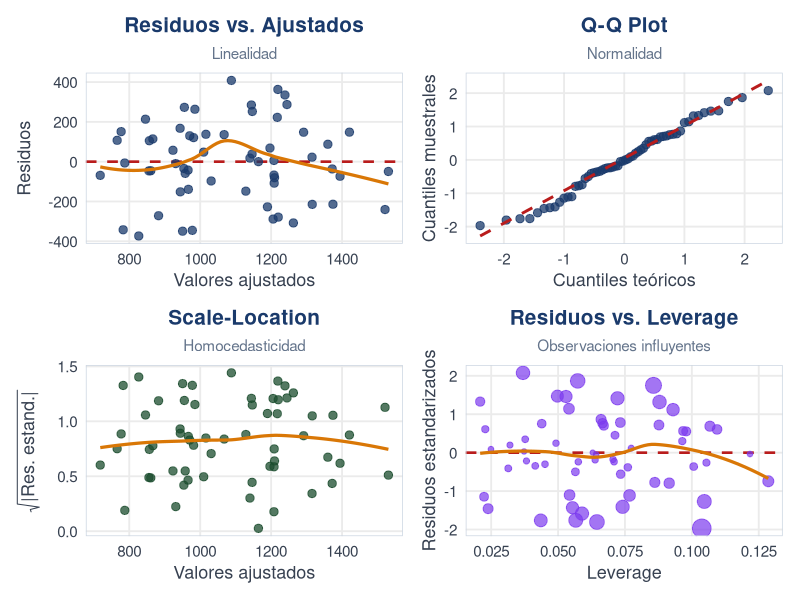
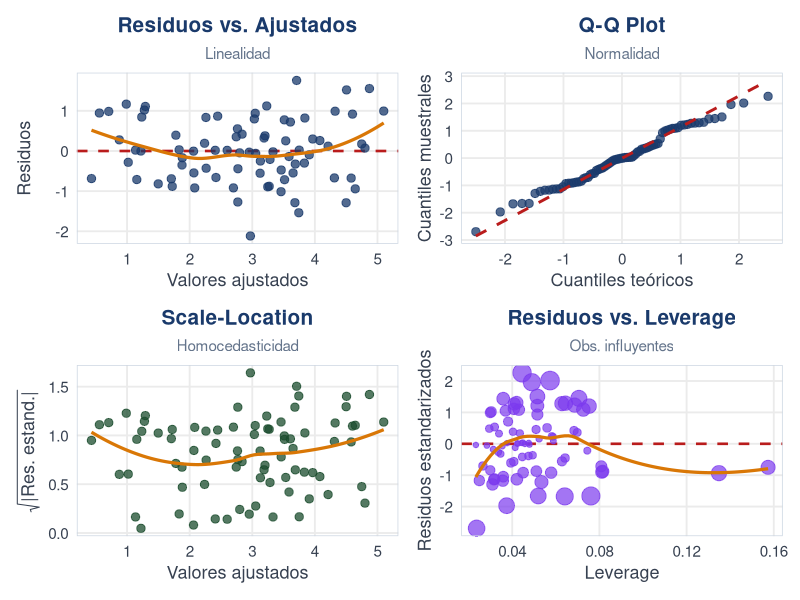
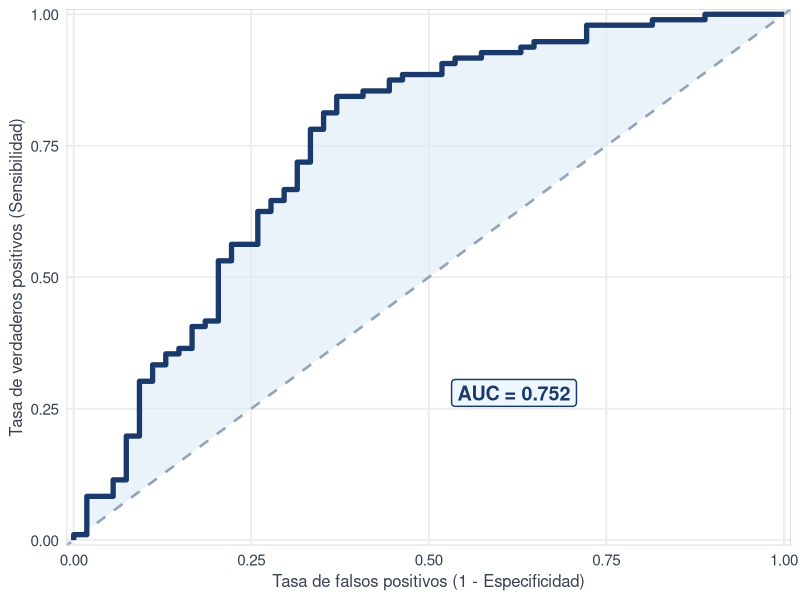
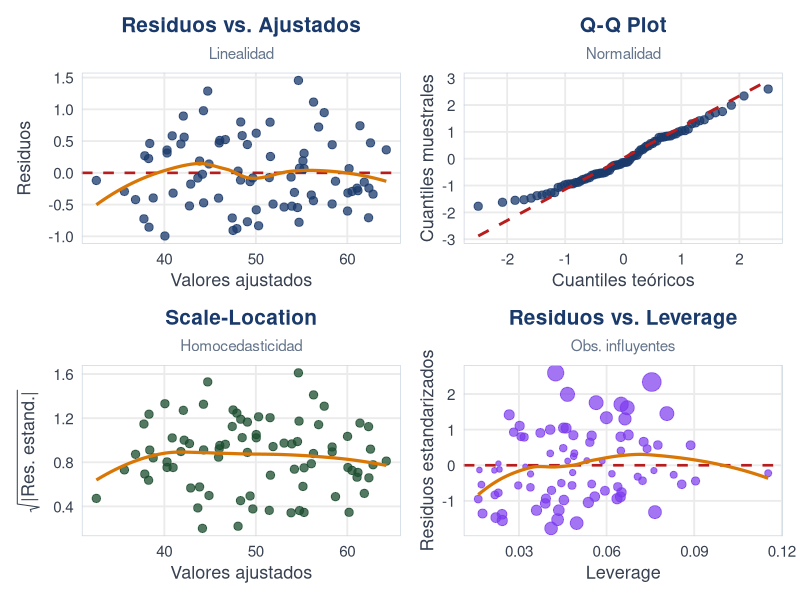

Reproduce these figures in R, in order.
## ---- chunk 1
#| echo: false
#| message: false
#| warning: false
set.seed(17)
n <- 60
fertilizante <- runif(n, 80, 300)
altitud <- runif(n, 1200, 1900)
densidad <- runif(n, 4000, 8000)
rendimiento <- 800 + 1.8 * fertilizante - 0.5 * altitud +
  0.12 * densidad + rnorm(n, 0, 180)
datos <- data.frame(rendimiento, fertilizante, altitud, densidad)

vif_manual <- function(modelo) {
  X <- as.data.frame(model.matrix(modelo)[, -1, drop = FALSE])
  nombres <- names(X)
  sapply(nombres, function(var) {
    formula <- as.formula(paste(var, "~ ."))
    r2 <- summary(lm(formula, data = X))$r.squared
    1 / (1 - r2)
  })
}

modelo <- lm(rendimiento ~ fertilizante + altitud + densidad, data = datos)
## ---- chunk 2
#| echo: false
#| warning: false
#| message: false
#| fig-width: 20
#| fig-height: 4.8
#| out-width: "100%"
library(ggplot2); library(patchwork)

df_d <- data.frame(
  ajustados = fitted(modelo),
  residuos  = residuals(modelo),
  std_res   = rstandard(modelo),
  sqrt_std  = sqrt(abs(rstandard(modelo))),
  leverage  = hatvalues(modelo),
  cooks     = cooks.distance(modelo)
)

tema_d <- theme_minimal(base_size = 14) +
  theme(
    plot.title       = element_text(face = "bold", hjust = 0.5,
                                    size = 15, color = "#1a3a6b"),
    plot.subtitle    = element_text(hjust = 0.5, size = 11, color = "#64748b"),
    axis.title       = element_text(size = 13, color = "#374151"),
    axis.text        = element_text(size = 11, color = "#374151"),
    panel.grid.minor = element_blank(),
    panel.border     = element_rect(color = "#cbd5e1", fill = NA, linewidth = 0.5)
  )

# 1. Residuos vs Ajustados
p1 <- ggplot(df_d, aes(ajustados, residuos)) +
  geom_hline(yintercept = 0, linetype = "dashed", color = "#b91c1c", linewidth = 0.9) +
  geom_point(color = "#1a3a6b", size = 2.5, alpha = 0.75) +
  geom_smooth(method = "loess", se = FALSE, color = "#d97706", linewidth = 1.1) +
  labs(title = "Residuos vs. Ajustados", subtitle = "Linealidad",
       x = "Valores ajustados", y = "Residuos") + tema_d

# 2. Q-Q Plot
p2 <- ggplot(df_d, aes(sample = std_res)) +
  stat_qq(color = "#1a3a6b", size = 2.5, alpha = 0.75) +
  stat_qq_line(color = "#b91c1c", linewidth = 1, linetype = "dashed") +
  labs(title = "Q-Q Plot", subtitle = "Normalidad",
       x = "Cuantiles teóricos", y = "Cuantiles muestrales") + tema_d

# 3. Scale-Location
p3 <- ggplot(df_d, aes(ajustados, sqrt_std)) +
  geom_point(color = "#1b4d2e", size = 2.5, alpha = 0.75) +
  geom_smooth(method = "loess", se = FALSE, color = "#d97706", linewidth = 1.1) +
  labs(title = "Scale-Location", subtitle = "Homocedasticidad",
       x = "Valores ajustados", y = expression(sqrt("|Res. estand.|"))) + tema_d

# 4. Residuos vs Leverage
p4 <- ggplot(df_d, aes(leverage, std_res)) +
  geom_hline(yintercept = 0, linetype = "dashed", color = "#b91c1c", linewidth = 0.9) +
  geom_point(aes(size = cooks), color = "#7c3aed", alpha = 0.7) +
  geom_smooth(method = "loess", se = FALSE, color = "#d97706", linewidth = 1.1) +
  scale_size_continuous(range = c(1.5, 6), guide = "none") +
  labs(title = "Residuos vs. Leverage", subtitle = "Observaciones influyentes",
       x = "Leverage", y = "Residuos estandarizados") + tema_d

p1 + p2 + p3 + p4
## ---- chunk 3
#| echo: false
#| message: false
#| warning: false
set.seed(42)
n2 <- 80
riego <- runif(n2, 5, 25)
temperatura <- rnorm(n2, 22, 3)
fertilizacion <- sample(c(0, 1), n2, replace = TRUE)
variedad <- sample(c("Chonto", "Cherry", "Milano"), n2, replace = TRUE,
                   prob = c(0.5, 0.3, 0.2))

produccion <- 2.10 + 0.18 * riego + (-0.11) * temperatura +
  0.97 * fertilizacion + rnorm(n2, 0, 0.8)

datos2 <- data.frame(produccion, riego, temperatura, fertilizacion = factor(fertilizacion, labels = c("No", "Si")))
modelo2 <- lm(produccion ~ riego + temperatura + fertilizacion, data = datos2)
## ---- chunk 4
#| echo: false
#| warning: false
#| message: false
#| fig-width: 20
#| fig-height: 4.8
#| out-width: "100%"
library(ggplot2); library(patchwork)

df_d2 <- data.frame(
  ajustados = fitted(modelo2),
  residuos  = residuals(modelo2),
  std_res   = rstandard(modelo2),
  sqrt_std  = sqrt(abs(rstandard(modelo2))),
  leverage  = hatvalues(modelo2),
  cooks     = cooks.distance(modelo2)
)

tema_d2 <- theme_minimal(base_size = 14) +
  theme(
    plot.title       = element_text(face = "bold", hjust = 0.5,
                                    size = 15, color = "#1a3a6b"),
    plot.subtitle    = element_text(hjust = 0.5, size = 11, color = "#64748b"),
    axis.title       = element_text(size = 13, color = "#374151"),
    axis.text        = element_text(size = 11, color = "#374151"),
    panel.grid.minor = element_blank(),
    panel.border     = element_rect(color = "#cbd5e1", fill = NA, linewidth = 0.5)
  )

p1 <- ggplot(df_d2, aes(ajustados, residuos)) +
  geom_hline(yintercept = 0, linetype = "dashed", color = "#b91c1c", linewidth = 0.9) +
  geom_point(color = "#1a3a6b", size = 2.5, alpha = 0.75) +
  geom_smooth(method = "loess", se = FALSE, color = "#d97706", linewidth = 1.1) +
  labs(title = "Residuos vs. Ajustados", subtitle = "Linealidad",
       x = "Valores ajustados", y = "Residuos") + tema_d2

p2 <- ggplot(df_d2, aes(sample = std_res)) +
  stat_qq(color = "#1a3a6b", size = 2.5, alpha = 0.75) +
  stat_qq_line(color = "#b91c1c", linewidth = 1, linetype = "dashed") +
  labs(title = "Q-Q Plot", subtitle = "Normalidad",
       x = "Cuantiles teóricos", y = "Cuantiles muestrales") + tema_d2

p3 <- ggplot(df_d2, aes(ajustados, sqrt_std)) +
  geom_point(color = "#1b4d2e", size = 2.5, alpha = 0.75) +
  geom_smooth(method = "loess", se = FALSE, color = "#d97706", linewidth = 1.1) +
  labs(title = "Scale-Location", subtitle = "Homocedasticidad",
       x = "Valores ajustados", y = expression(sqrt("|Res. estand.|"))) + tema_d2

p4 <- ggplot(df_d2, aes(leverage, std_res)) +
  geom_hline(yintercept = 0, linetype = "dashed", color = "#b91c1c", linewidth = 0.9) +
  geom_point(aes(size = cooks), color = "#7c3aed", alpha = 0.7) +
  geom_smooth(method = "loess", se = FALSE, color = "#d97706", linewidth = 1.1) +
  scale_size_continuous(range = c(1.5, 6), guide = "none") +
  labs(title = "Residuos vs. Leverage", subtitle = "Obs. influyentes",
       x = "Leverage", y = "Residuos estandarizados") + tema_d2

p1 + p2 + p3 + p4
## ---- chunk 5
#| echo: false
#| warning: false
#| message: false
#| fig-width: 4
#| fig-height: 4
#| out-width: "90%"
library(ggplot2)
set.seed(42)
n <- 150
x <- rnorm(n)
prob <- 1 / (1 + exp(-(0.5 + 1.2 * x)))
y <- rbinom(n, 1, prob)
o <- order(prob, decreasing = TRUE)
tpr <- c(0, cumsum(y[o]) / sum(y))
fpr <- c(0, cumsum(1 - y[o]) / sum(1 - y))
auc <- round(sum(diff(fpr) * (tpr[-1] + tpr[-length(tpr)])) / 2, 3)
df_roc <- data.frame(fpr = fpr, tpr = tpr)

ggplot(df_roc, aes(fpr, tpr)) +
  geom_ribbon(aes(ymin = fpr, ymax = tpr), fill = "#dce9f7", alpha = 0.6) +
  geom_abline(slope = 1, intercept = 0, linetype = "dashed",
              color = "#94a3b8", linewidth = 0.9) +
  geom_line(color = "#1a3a6b", linewidth = 1.8) +
  annotate("label", x = 0.62, y = 0.28,
           label = paste0("AUC = ", auc),
           size = 5, color = "#1a3a6b", fill = "#eef6ff",
           fontface = "bold", label.size = 0.5) +
  scale_x_continuous(limits = c(0, 1), expand = c(0.01, 0)) +
  scale_y_continuous(limits = c(0, 1), expand = c(0.01, 0)) +
  labs(x = "Tasa de falsos positivos (1 - Especificidad)",
       y = "Tasa de verdaderos positivos (Sensibilidad)") +
  theme_minimal(base_size = 13) +
  theme(
    axis.title   = element_text(size = 12, color = "#374151"),
    axis.text    = element_text(size = 11, color = "#374151"),
    panel.grid.minor = element_blank(),
    panel.border = element_rect(color = "#cbd5e1", fill = NA, linewidth = 0.5)
  )
## ---- chunk 6
#| echo: false
#| message: false
#| warning: false
set.seed(17)
n <- 80
precipitacion <- runif(n, 800, 1600)
fertilizante <- runif(n, 50, 200)
materia_organica <- runif(n, 2, 6)
rendimiento <- 2.5 + 0.03 * precipitacion + 0.08 * fertilizante +
  0.40 * materia_organica + rnorm(n, 0, 0.5)
datos_taller <- data.frame(rendimiento, precipitacion, fertilizante, materia_organica)
modelo_taller <- lm(rendimiento ~ precipitacion + fertilizante + materia_organica, data = datos_taller)
## ---- chunk 7
#| echo: false
#| message: false
#| warning: false
#| fig-height: 5.5
#| fig-width: 18


library(ggplot2); library(patchwork)

df_t <- data.frame(
  ajustados = fitted(modelo_taller),
  residuos  = residuals(modelo_taller),
  std_res   = rstandard(modelo_taller),
  sqrt_std  = sqrt(abs(rstandard(modelo_taller))),
  leverage  = hatvalues(modelo_taller),
  cooks     = cooks.distance(modelo_taller)
)

tema_t <- theme_minimal(base_size = 14) +
  theme(
    plot.title       = element_text(face = "bold", hjust = 0.5,
                                    size = 15, color = "#1a3a6b"),
    plot.subtitle    = element_text(hjust = 0.5, size = 11, color = "#64748b"),
    axis.title       = element_text(size = 13, color = "#374151"),
    axis.text        = element_text(size = 11, color = "#374151"),
    panel.grid.minor = element_blank(),
    panel.border     = element_rect(color = "#cbd5e1", fill = NA, linewidth = 0.5)
  )

p1 <- ggplot(df_t, aes(ajustados, residuos)) +
  geom_hline(yintercept = 0, linetype = "dashed", color = "#b91c1c", linewidth = 0.9) +
  geom_point(color = "#1a3a6b", size = 2.5, alpha = 0.75) +
  geom_smooth(method = "loess", se = FALSE, color = "#d97706", linewidth = 1.1) +
  labs(title = "Residuos vs. Ajustados", subtitle = "Linealidad",
       x = "Valores ajustados", y = "Residuos") + tema_t

p2 <- ggplot(df_t, aes(sample = std_res)) +
  stat_qq(color = "#1a3a6b", size = 2.5, alpha = 0.75) +
  stat_qq_line(color = "#b91c1c", linewidth = 1, linetype = "dashed") +
  labs(title = "Q-Q Plot", subtitle = "Normalidad",
       x = "Cuantiles teóricos", y = "Cuantiles muestrales") + tema_t

p3 <- ggplot(df_t, aes(ajustados, sqrt_std)) +
  geom_point(color = "#1b4d2e", size = 2.5, alpha = 0.75) +
  geom_smooth(method = "loess", se = FALSE, color = "#d97706", linewidth = 1.1) +
  labs(title = "Scale-Location", subtitle = "Homocedasticidad",
       x = "Valores ajustados", y = expression(sqrt("|Res. estand.|"))) + tema_t

p4 <- ggplot(df_t, aes(leverage, std_res)) +
  geom_hline(yintercept = 0, linetype = "dashed", color = "#b91c1c", linewidth = 0.9) +
  geom_point(aes(size = cooks), color = "#7c3aed", alpha = 0.7) +
  geom_smooth(method = "loess", se = FALSE, color = "#d97706", linewidth = 1.1) +
  scale_size_continuous(range = c(1.5, 6), guide = "none") +
  labs(title = "Residuos vs. Leverage", subtitle = "Obs. influyentes",
       x = "Leverage", y = "Residuos estandarizados") + tema_t

p1 + p2 + p3 + p4
